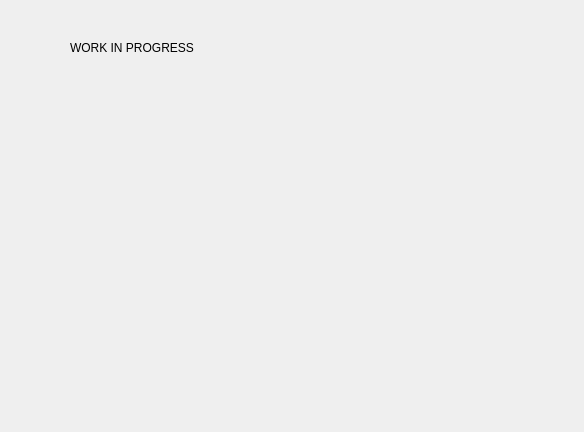
<?xml version="1.0" encoding="UTF-8"?>
<ui version="4.0">
 <class>GraphicReadouts</class>
 <widget class="QDialog" name="GraphicReadouts">
  <property name="geometry">
   <rect>
    <x>0</x>
    <y>0</y>
    <width>584</width>
    <height>432</height>
   </rect>
  </property>
  <property name="windowTitle">
   <string>ArtuAir Graphics View</string>
  </property>
  <widget class="QLabel" name="label">
   <property name="geometry">
    <rect>
     <x>70</x>
     <y>40</y>
     <width>231</width>
     <height>16</height>
    </rect>
   </property>
   <property name="text">
    <string>WORK IN PROGRESS</string>
   </property>
  </widget>
 </widget>
 <resources/>
 <connections/>
</ui>
